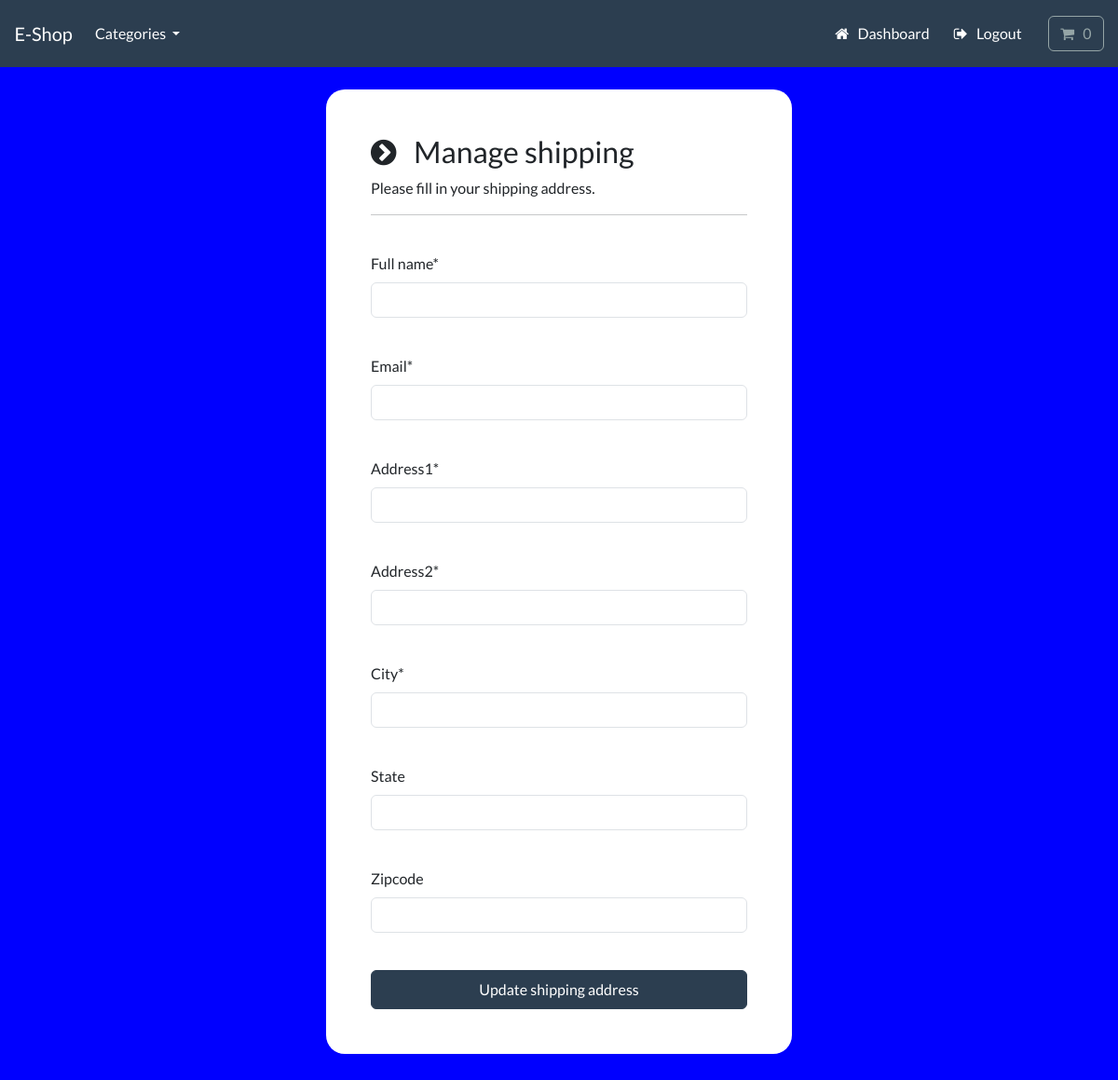
The page /account/manage-shipping (signed in) on the database as committed earlier.
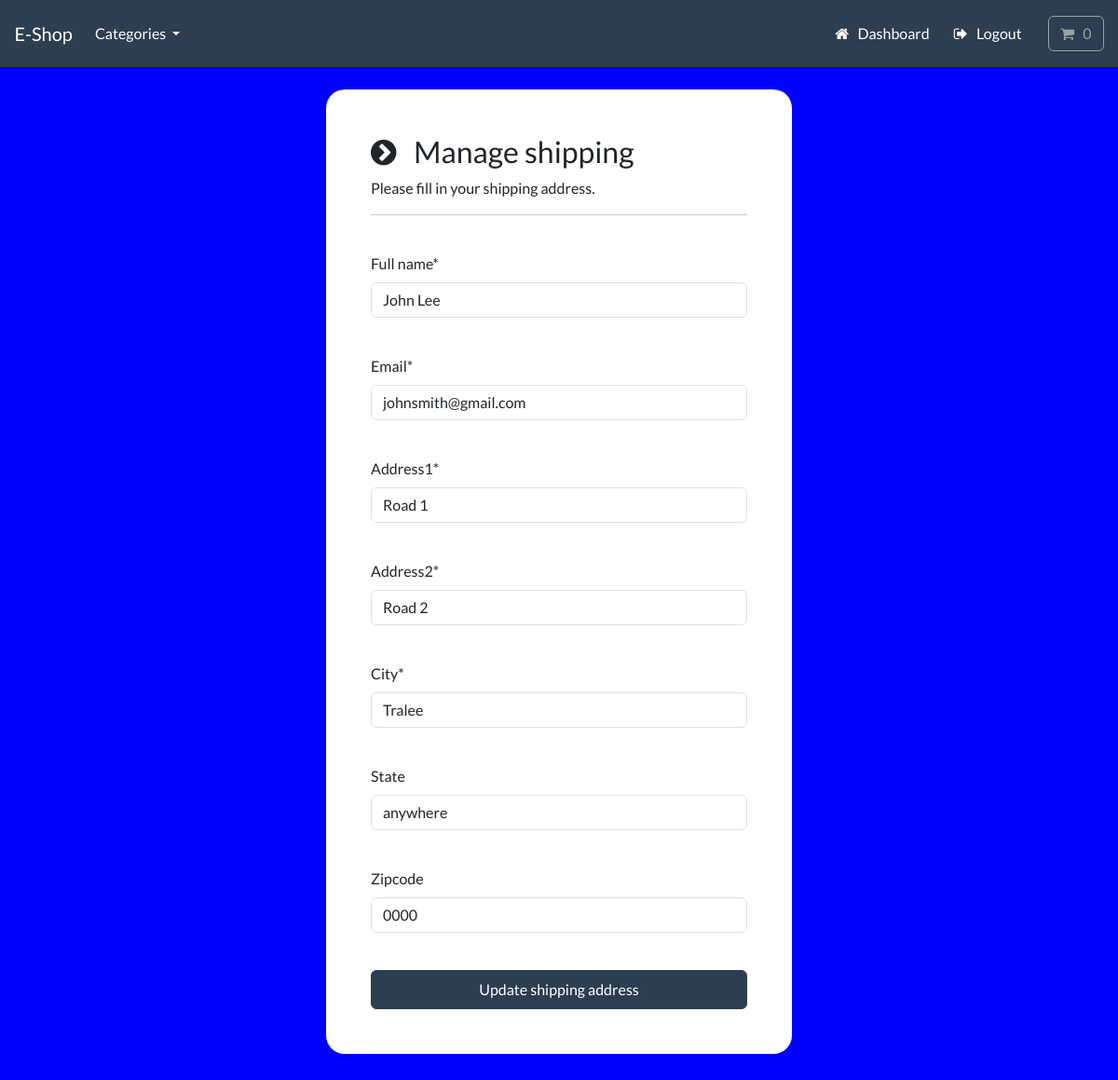
The same page on the database as committed later.
### payment/models.py (models this page shows, shortened)
class ShippingAddress(models.Model):
    full_name = models.CharField(max_length=300)
    email = models.EmailField(max_length=255)
    address1 = models.CharField(max_length=300)
    address2 = models.CharField(max_length=300)
    city = models.CharField(max_length=255)
    state = models.CharField(max_length=255, null=True, blank=True)
    zipcode = models.CharField(max_length=255, null=True, blank=True)
    user = models.ForeignKey(User, on_delete=models.CASCADE, null=True, blank=True)
    class Meta:
        verbose_name_plural = 'Shipping Address'

### account/views.py (the view, shortened to what this page needs)
# urls.py: path('manage-shipping', views.manage_shipping, name='manage-shipping'),
@login_required(login_url='my-login')
def manage_shipping(request):
    try:
        shipping = ShippingAddress.objects.get(user=request.user.id)
    except ShippingAddress.DoesNotExist:
        shipping = None
    form = ShippingForm(instance=shipping)
    context = {'form':form}
    return render(request, 'account/manage-shipping.html', context=context)

### payment/forms.py
class ShippingForm(forms.ModelForm):
    class Meta:
        model = ShippingAddress
        fields = ['full_name', 'email', 'address1', 'address2', 'city', 'state', 'zipcode']
        exclude = ['user',]

### cart/cart.py (called while the page is built)
    def __len__(self):
        return sum(item['qty'] for item in self.cart.values())

### cart/context_processors.py (called while the page is built)
def cart(request):
    return {'cart': Cart(request)}

### store/models.py (called while the page is built)
    def get_absolute_url(self):
        return reverse('list-category', args=[self.slug])

### store/views.py (called while the page is built)
def categories(request):
    all_categories = Category.objects.all()
    return {'all_categories': all_categories}

### account/templates/account/manage-shipping.html (shortened to what this page needs)
{% include "store/base.html" %}
{% load static %}
{% load crispy_forms_tags %}
{% block content %}
    <body>
        <br>
        <div class="container bg-white shadow-md p-5 form-layout">
            <h3> <i class="fa fa-chevron-circle-right" aria-hidden="true"></i> &nbsp; Manage shipping </h3>
            <p> Please fill in your shipping address. </p>
            <hr>
            <br>
            <form method="POST" autocomplete="off">
                {{form.full_name|as_crispy_field}}
                <br>
                {{form.email|as_crispy_field}}
                <br>
                {{form.address1|as_crispy_field}}
                <br>
                {{form.address2|as_crispy_field}}
                <br>
                {{form.city|as_crispy_field}}
                <br>
                {{form.state|as_crispy_field}}
                <br>
                {{form.zipcode|as_crispy_field}}
                <br>
                <button type="submit" class="btn btn-primary navbar-btn text-white w-100 p-2"> Update shipping address </button>
            </form>
        </div>
    </body>
{% endblock %}

### store/templates/store/base.html (shortened to what this page needs)
{% load static %}
<!DOCTYPE html>
<html>
    <head>
        <link rel="stylesheet" href="https://bootswatch.com/5/flatly/bootstrap.min.css">
        <link rel="stylesheet" href="https://cdnjs.cloudflare.com/ajax/libs/font-awesome/4.7.0/css/font-awesome.min.css">
        <link rel="stylesheet" href="{% static 'css/styles.css' %}">
    </head>
    <nav class="navbar navbar-expand-lg bg-primary justify-content-center">
        <a class="navbar-brand main-heading text-white" href="{% url 'store' %}">
        &nbsp; &nbsp; E-Shop
        </a>
        <div class="collapse navbar-collapse" id="navbarCollapse">
            <ul class="navbar-nav me-auto mb-2 mb-md-0">
                <li class="nav-item dropdown">
                    <a class="nav-link dropdown-toggle text-white" href="#" id="navbarDropdown" role="button"
                    data-bs-toggle="dropdown" aria-expanded="false">
                        Categories
                    </a>
                </li>
            </ul>
        </div>
        <div class="collapse navbar-collapse text-center" id="navbarNavDropdown">
            <ul class="navbar-nav ms-auto">
                {% if user.is_authenticated %}
                <li class="nav-item">
                    <a class="btn btn-alert navbar-btn text-white" type="button"  href="{% url 'dashboard' %}"> <i class="fa fa-home" aria-hidden="true"></i> &nbsp; Dashboard </a>
                </li>
                {% else %}
                <li class="nav-item">
                    <a class="btn btn-alert navbar-btn text-white" type="button"  href="{% url 'register' %}"> Register </a>
                </li>
            {% endif %}
                {% if user.is_authenticated %}
                    <li class="nav-item">
                        <a class="btn btn-alert navbar-btn text-white" type="button"  href="{% url 'user-logout' %}"> <i class="fa fa-sign-out" aria-hidden="true"></i> &nbsp; Logout </a>
                    </li>
                    {% else %}
                        <li class="nav-item">
                            <a class="btn btn-alert navbar-btn text-white" type="button"  href="{% url 'my-login' %}"> Login </a>
                        </li>
                {% endif %}
                <li class="nav-item">
                    <a type="button" role="button" href="{% url 'cart-summary' %}" class="btn btn-outline-secondary">
                        <i class="fa fa-shopping-cart" aria-hidden="true"> </i>
                        <div id="cart-qty" class="d-inline-flex">
                            {% with qty_amount=cart|length %}
                                {% if qty_amount > 0 %}
                                {{ qty_amount }}
                                {% else %}
                                    0
                                    {% endif %}
                            {% endwith %}
                        </div>
                    </a>
                </li>
            </ul>
        </div>
    </nav>
    <body>
    </body>
</html>

### static/css/styles.css (style rules this page uses)
.form-layout { border-radius: 20px; width: 500px; }

### account/templates/account/manage-shipping.html (style rules this page uses)
body { background-color: blue; }

Rows that differ between the two databases and show on the page:
added ShippingAddress: full_name "John Lee", email "johnsmith@gmail.com", address1 "Road 1", address2 "Road 2", city "Tralee", state "anywhere", zipcode "0000"
